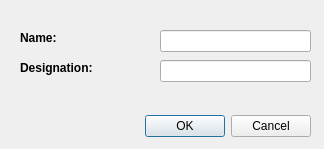
<?xml version="1.0" encoding="UTF-8"?>
<ui version="4.0">
 <class>Dialog</class>
 <widget class="QDialog" name="Dialog">
  <property name="geometry">
   <rect>
    <x>0</x>
    <y>0</y>
    <width>324</width>
    <height>149</height>
   </rect>
  </property>
  <property name="windowTitle">
   <string>Signatories</string>
  </property>
  <widget class="QDialogButtonBox" name="buttonBox">
   <property name="geometry">
    <rect>
     <x>10</x>
     <y>110</y>
     <width>301</width>
     <height>32</height>
    </rect>
   </property>
   <property name="orientation">
    <enum>Qt::Horizontal</enum>
   </property>
   <property name="standardButtons">
    <set>QDialogButtonBox::Cancel|QDialogButtonBox::Ok</set>
   </property>
  </widget>
  <widget class="QLineEdit" name="name">
   <property name="geometry">
    <rect>
     <x>160</x>
     <y>30</y>
     <width>151</width>
     <height>22</height>
    </rect>
   </property>
   <property name="readOnly">
    <bool>false</bool>
   </property>
  </widget>
  <widget class="QLabel" name="label_5">
   <property name="geometry">
    <rect>
     <x>20</x>
     <y>30</y>
     <width>141</width>
     <height>16</height>
    </rect>
   </property>
   <property name="font">
    <font>
     <weight>75</weight>
     <bold>true</bold>
    </font>
   </property>
   <property name="text">
    <string>Name:</string>
   </property>
  </widget>
  <widget class="QLineEdit" name="designation">
   <property name="geometry">
    <rect>
     <x>160</x>
     <y>60</y>
     <width>151</width>
     <height>22</height>
    </rect>
   </property>
   <property name="text">
    <string/>
   </property>
   <property name="alignment">
    <set>Qt::AlignLeading|Qt::AlignLeft|Qt::AlignVCenter</set>
   </property>
   <property name="readOnly">
    <bool>false</bool>
   </property>
  </widget>
  <widget class="QLabel" name="label_6">
   <property name="geometry">
    <rect>
     <x>20</x>
     <y>60</y>
     <width>141</width>
     <height>16</height>
    </rect>
   </property>
   <property name="font">
    <font>
     <weight>75</weight>
     <bold>true</bold>
    </font>
   </property>
   <property name="text">
    <string>Designation:</string>
   </property>
  </widget>
 </widget>
 <resources/>
 <connections>
  <connection>
   <sender>buttonBox</sender>
   <signal>accepted()</signal>
   <receiver>Dialog</receiver>
   <slot>accept()</slot>
   <hints>
    <hint type="sourcelabel">
     <x>248</x>
     <y>254</y>
    </hint>
    <hint type="destinationlabel">
     <x>157</x>
     <y>274</y>
    </hint>
   </hints>
  </connection>
  <connection>
   <sender>buttonBox</sender>
   <signal>rejected()</signal>
   <receiver>Dialog</receiver>
   <slot>reject()</slot>
   <hints>
    <hint type="sourcelabel">
     <x>316</x>
     <y>260</y>
    </hint>
    <hint type="destinationlabel">
     <x>286</x>
     <y>274</y>
    </hint>
   </hints>
  </connection>
 </connections>
</ui>
